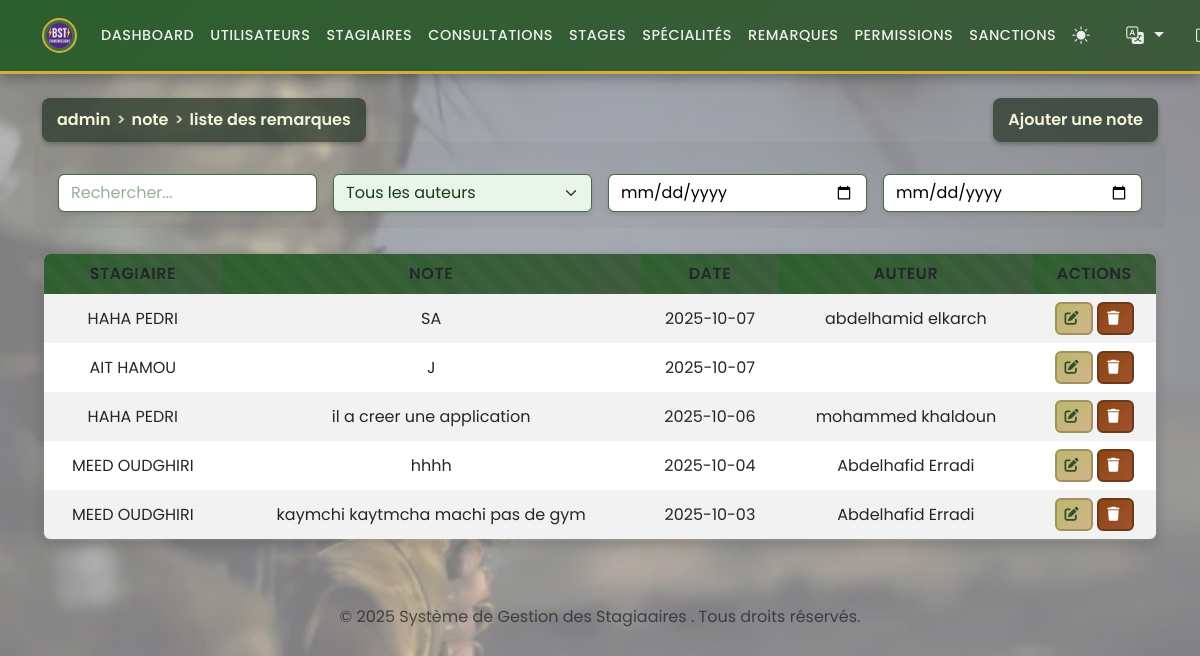
Screenshot of /admin/manage_notes.php (signed in) with the database file from the repository.
### tables this page shows
CREATE TABLE `remarques` (
  `id` int(11) NOT NULL,
  `id_stagiaire` int(11) NOT NULL,
  `remarque` text NOT NULL,
  `date_remarque` date DEFAULT curdate(),
  `auteur_id` int(11) DEFAULT NULL
);

CREATE TABLE `stagiaires` (
  `id` int(11) NOT NULL,
  `matricule` varchar(50) NOT NULL,
  `nom` varchar(100) NOT NULL,
  `prenom` varchar(100) NOT NULL,
  `date_naissance` date DEFAULT NULL,
  `adresse` text DEFAULT NULL,
  `telephone` varchar(20) DEFAULT NULL,
  `email` varchar(100) DEFAULT NULL,
  `groupe_sanguin` enum('A+','A-','B+','B-','AB+','AB-','O+','O-') DEFAULT NULL,
  `photo` varchar(255) DEFAULT NULL,
  `grade` enum('Lieutenant','Sous-Lieutenant','Adjudant Chef','Adjudant','Sergent Chef','Sergent','Caporal Chef','Caporal','2 eme Classe','1er Classe') DEFAULT NULL,
  `date_inscription` date DEFAULT curdate(),
  `id_stage` int(11) NOT NULL,
  `id_specialite` int(11) NOT NULL
);

CREATE TABLE `users` (
  `id` int(11) NOT NULL,
  `username` varchar(50) NOT NULL,
  `password` varchar(255) NOT NULL,
  `role` enum('admin','secretaire','docteur') NOT NULL,
  `nom` varchar(100) DEFAULT NULL,
  `prenom` varchar(100) DEFAULT NULL,
  `email` varchar(100) DEFAULT NULL,
  `created_at` timestamp NOT NULL DEFAULT current_timestamp()
);

### functions.php (called while the page is built, shortened)
<?php
if (isset($_GET['lang'])) {
    $lang = $_GET['lang'];
    $_SESSION['lang'] = $lang;
} elseif (isset($_SESSION['lang'])) {
    $lang = $_SESSION['lang'];
} else {
    $lang = 'fr';
    $_SESSION['lang'] = $lang;
}
$lang_file = __DIR__ . '/lang/' . $lang . '.php';
if (file_exists($lang_file)) {
    $translations = include $lang_file;
} else {
    $translations = include __DIR__ . '/lang/fr.php';
}
?>

### admin/manage_notes.php (the view, shortened to what this page needs)
<?php
require '../functions.php';
$notes = $pdo->query("
    SELECT r.*, s.nom, s.prenom, u.nom AS auteur_nom, u.prenom AS auteur_prenom
    FROM remarques r
    JOIN stagiaires s ON r.id_stagiaire = s.id
    LEFT JOIN users u ON r.auteur_id = u.id
    ORDER BY r.date_remarque DESC
")->fetchAll();
?>
<?php include '../templates/header.php'; ?>
<div class="d-flex justify-content-between align-items-center mb-3">
<div class="breadcrumb-header"><?php echo htmlspecialchars($translations['breadcrumb_admin']); ?> <span>></span> <?php echo htmlspecialchars($translations['breadcrumb_note']); ?> <span>></span> <?php echo htmlspecialchars($translations['breadcrumb_liste_notes']); ?></div>
<button class="breadcrumb-header" data-bs-toggle="modal" data-bs-target="#addNoteModal"><?php echo htmlspecialchars($translations['add_note']); ?></button>
</div>
<div class="mb-3 row g-3 align-items-center">
    <div class="col">
        <input type="text" id="searchInput" class="form-control" placeholder="<?php echo htmlspecialchars($translations['search']); ?>">
    </div>
    <div class="col">
        <select id="filterAuteur" class="form-select">
            <option value=""><?php echo htmlspecialchars($translations['all_authors']); ?></option>
        </select>
    </div>
    <div class="col">
        <input type="date" id="dateFrom" class="form-control" placeholder="<?php echo htmlspecialchars($translations['from_date']); ?>">
    </div>
    <div class="col">
        <input type="date" id="dateTo" class="form-control" placeholder="<?php echo htmlspecialchars($translations['to_date']); ?>">
    </div>
</div>
<table class="table table-striped table-responsive" style="border-radius: 0.5rem; overflow: hidden;">
    <thead>
        <tr>
            <th><?php echo htmlspecialchars($translations['trainee']); ?></th>
            <th><?php echo htmlspecialchars($translations['note']); ?></th>
            <th><?php echo htmlspecialchars($translations['date']); ?></th>
            <th><?php echo htmlspecialchars($translations['author']); ?></th>
            <th><?php echo htmlspecialchars($translations['actions']); ?></th>
        </tr>
    </thead>
    <tbody id="notesTableBody">
        <?php foreach ($notes as $note): ?>
        <tr data-stagiaire="<?php echo htmlspecialchars($note['nom'] . ' ' . $note['prenom']); ?>" data-auteur="<?php echo htmlspecialchars($note['auteur_id'] ? $note['auteur_nom'] . ' ' . $note['auteur_prenom'] : ''); ?>" data-date="<?php echo $note['date_remarque']; ?>">
            <td><?php echo htmlspecialchars($note['nom'] . ' ' . $note['prenom']); ?></td>
            <td><?php echo nl2br(htmlspecialchars($note['remarque'])); ?></td>
            <td><?php echo $note['date_remarque']; ?></td>
            <td><?php echo htmlspecialchars($note['auteur_id'] ? $note['auteur_nom'] . ' ' . $note['auteur_prenom'] : ''); ?></td>
            <td>
                <button class="btn btn-sm btn-warning" data-bs-toggle="modal" data-bs-target="#editNoteModal<?php echo $note['id']; ?>"><i class="fas fa-edit"></i></button>
                <form method="post" action="../actions/delete_note.php" style="display:inline-block;" onsubmit="return confirm('<?php echo htmlspecialchars($translations['confirm_delete_note']); ?>');">
                    <button type="submit" class="btn btn-sm btn-danger"><i class="fas fa-trash"></i></button>
                </form>
            </td>
        </tr>
        <?php endforeach; ?>
    </tbody>
</table>
<?php include '../templates/footer.php'; ?>

### rows the page displays
remarques: id_stagiaire.prenom "HAHA PEDRI", remarque "SA", date_remarque "2025-10-07", auteur.prenom "abdelhamid elkarch"
remarques: id_stagiaire.prenom "AIT HAMOU", remarque "J", date_remarque "2025-10-07"
remarques: id_stagiaire.prenom "HAHA PEDRI", remarque "il a creer une application", date_remarque "2025-10-06", auteur.prenom "mohammed khaldoun"
remarques: id_stagiaire.prenom "MEED OUDGHIRI", remarque "hhhh", date_remarque "2025-10-04", auteur.prenom "Abdelhafid Erradi"
remarques: id_stagiaire.prenom "MEED OUDGHIRI", remarque "kaymchi kaytmcha machi pas de gym", date_remarque "2025-10-03", auteur.prenom "Abdelhafid Erradi"

### other values shown
$translations['dashboard'] "DASHBOARD"
$translations['users'] "UTILISATEURS"
$translations['trainees'] "STAGIAIRES"
$translations['consultations'] "CONSULTATIONS"
$translations['stages'] "STAGES"
$translations['specialities'] "SPÉCIALITÉS"
$translations['notes'] "REMARQUES"
$translations['permissions'] "PERMISSIONS"
$translations['sanctions'] "SANCTIONS"
$translations['breadcrumb_admin'] "admin"
$translations['breadcrumb_note'] "note"
$translations['breadcrumb_liste_notes'] "liste des remarques"
$translations['add_note'] "Ajouter une note"
$translations['trainee'] "STAGIAIRE"
$translations['note'] "NOTE"
